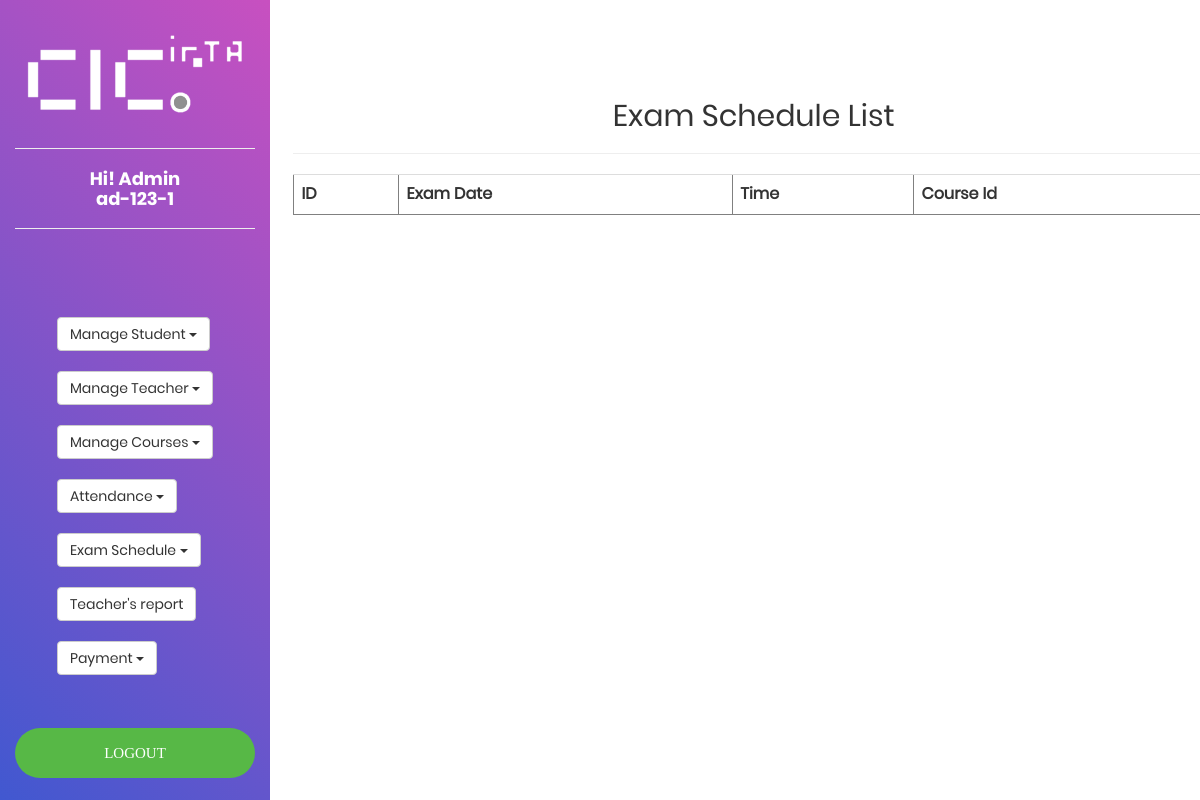
The page /module/admin/viewExamSchedule.php (signed in) on the database as committed earlier.
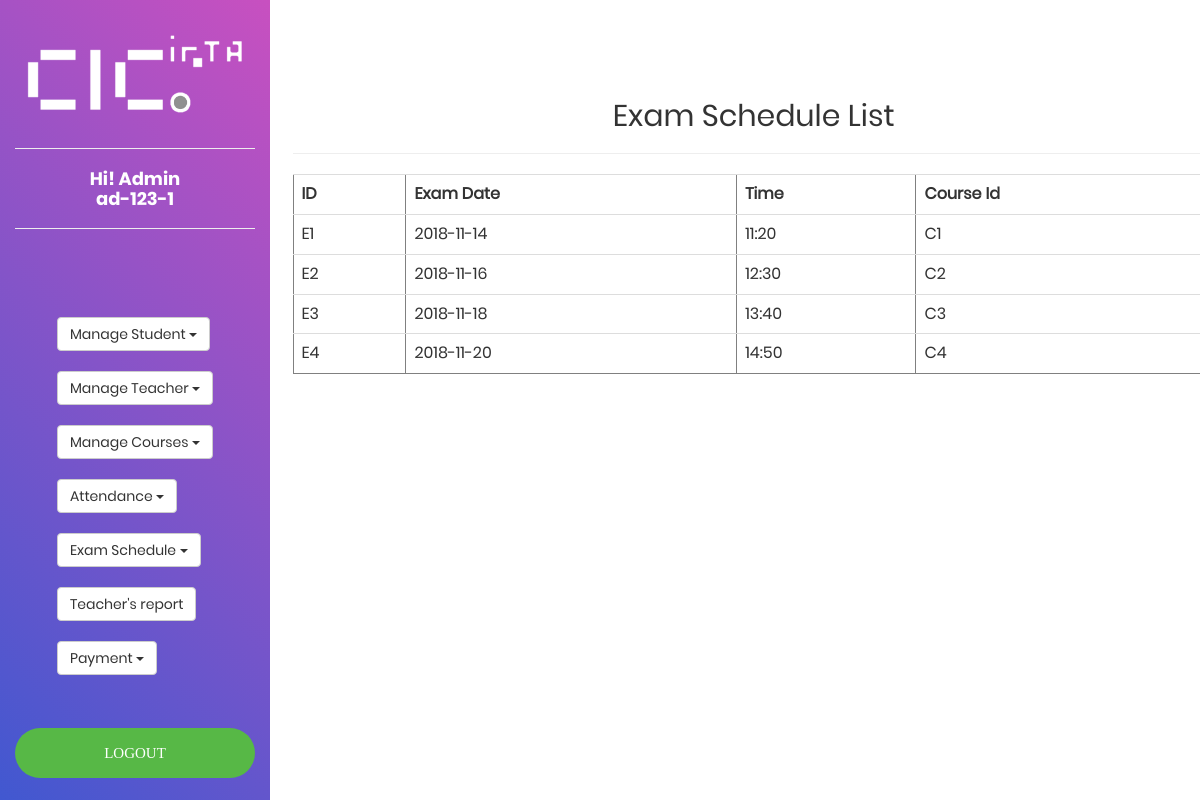
The same page on the database as committed later.
### tables this page shows
CREATE TABLE `examschedule` (
  `id` varchar(20) NOT NULL,
  `examdate` date NOT NULL,
  `time` varchar(20) NOT NULL,
  `courseid` varchar(20) NOT NULL
);

### module/admin/viewExamSchedule.php (the view, shortened to what this page needs)
<?php
$sql = "SELECT * FROM examschedule WHERE  MONTH(examdate) = MONTH(CURRENT_DATE) AND YEAR(examdate)=YEAR(CURRENT_DATE)";
$res= mysql_query($sql);
$string = "<tr>
               <th>ID</th>
               <th>Exam Date</th>
               <th>Time</th>
               <th>Course Id</th>
           </tr>";
while($row = mysql_fetch_array($res)){
    $string .= '<tr><td>'.$row['id'].'</td><td>'.$row['examdate'].
    '</td><td>'.$row['time'].'</td><td>'.$row['courseid'].'</td></tr>';
}
?>
<?php
include_once('sidebar-admin.php');
?>
    <div class="col-md-offset-3 p-t-100">
        <center>
            <h2>Exam Schedule List</h2>
            <hr>
            <table class="table table-hover" border="1">
                <?php echo $string; ?>
            </table>
        </center>
		</body>
</html>

Rows that differ between the two databases and show on the page:
added examschedule: id "E1", examdate "2018-11-14", time "11:20", courseid "C1"
added examschedule: id "E2", examdate "2018-11-16", time "12:30", courseid "C2"
added examschedule: id "E3", examdate "2018-11-18", time "13:40", courseid "C3"
added examschedule: id "E4", examdate "2018-11-20", time "14:50", courseid "C4"
